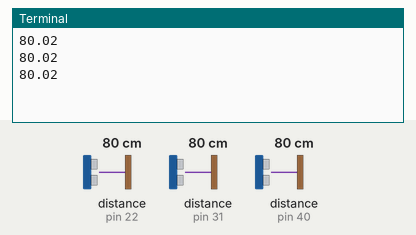
This program was run on a simulated Raspberry Pi (header pin numbers). On the bench: the last lines printed to the terminal. The test bench sets the inputs (shaded band); at power-on: distance to the obstacle (sensors on pin 22, pin 31, pin 40) 80 cm. The echo pulse lasts 58.3 µs per cm; the clock reads 2024-03-15 10:24:30 at power-on unless the program sets it.

Above: at 1.2 s.
1.3 s: distance to the obstacle (sensor on pin 22) set to 2 cm
At 1.93 s:
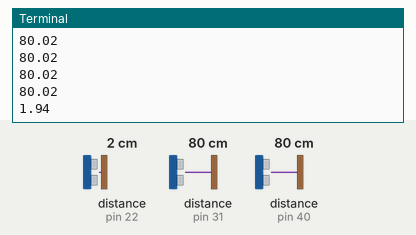
2.8 s: distance to the obstacle (sensor on pin 22) set to 4 cm
At 3.17 s:
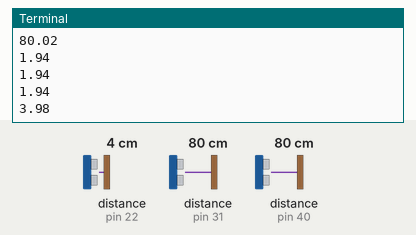
Timing chart, 0 to 5.8 s (numbered marks = the images above; inputs shaded):
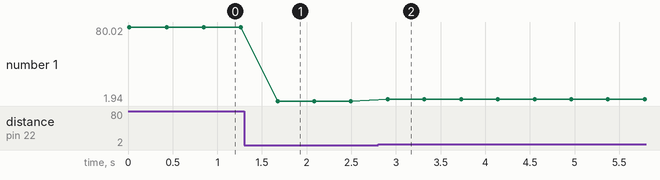

Measured:
- after the input at 1.3 s, the terminal: prints a new line after 0.37 s (image 1)
- after the input at 2.8 s, the terminal: prints a new line after 0.11 s (image 2)
- plotted number 1: 80.02 → 1.94 after the input at 1.3 s, 1.94 → 3.98 after the input at 2.8 s

The program:

UltrasonicSensor.py
```python
import RPi.GPIO as gpio
from enum import Enum
import time
from abc import ABC


class UltrasonicSensor:
    def __init__(self, TRIG_pin, ECHO_pin):
        """
        :param TRIG_pin:
        :param ECHO_pin:
        :param gpioMode: GpioMode.BOARD or GpioMode.BCM.
        """
        self.TRIG = TRIG_pin
        self.ECHO = ECHO_pin
        gpio.setwarnings(False)
        gpio.setmode(gpio.BOARD)

        gpio.setup(self.TRIG, gpio.OUT)  # Initialize TRIG - Output
        gpio.setup(self.ECHO, gpio.IN)  # Initialize ECHO - Input
        # Set trigger to LOW
        gpio.output(self.TRIG, gpio.LOW)

    def getDistance(self):
        # Send 10microsecond pulse to trigger
        gpio.output(self.TRIG, gpio.HIGH)
        time.sleep(0.00001)
        gpio.output(self.TRIG, gpio.LOW)

        start = time.time()

        while gpio.input(self.ECHO) == gpio.LOW:
            start = time.time()

        while gpio.input(self.ECHO) == gpio.HIGH:
            stop = time.time()
        elapsed = stop - start

        # Distance pulse travelled in that time is multiplied by speed of sound (cm/s).
        # But half of speed of sound cause there and back
        distance = round((elapsed * 17160), 2)
        return distance

    def getAverageDistance(self, waitTime=0.1):
        """
        Takes 3 distance measurements and gets the average distance,
        Total time for getting distance is 2*waitTime
        Reference: https://www.raspberrypi-spy.co.uk/2013/01/ultrasonic-distance-measurement-using-python-part-2/
        :param waitTime: time to wait in seoconds between each distance reading
        :return:
        """
        distance1 = self.getDistance()
        time.sleep(waitTime)
        distance2 = self.getDistance()
        time.sleep(waitTime)
        distance3 = self.getDistance()
        avg_distance = (distance1 + distance2 + distance3)/3 #take average
        return avg_distance

    def cleanup(self):
        gpio.cleanup()
        print("GPIO Cleaned up")

class UltrasonicSensorSet:
    def __init__(self, *args:UltrasonicSensor):
        """
        :param args: UltrasonicSensor objects
        """
        self.ussSet = args

    def getDistances(self):
        """
        :return: list of distances of all UltrasonicSensors in order of how passed in constructor
        """
        distances = []
        for uss in self.ussSet:
            distances.append(uss.getDistance())

        return distances

    def cleanup(self):
        gpio.cleanup()
        print("GPIO cleaned up")


if __name__ == "__main__":
    uss1 = UltrasonicSensor(29,31)
    uss2 = UltrasonicSensor(18,22)
    uss3 = UltrasonicSensor(38,40)
    frontSensors = UltrasonicSensorSet(uss1, uss2, uss3)
    try:
        while True:
            distances = frontSensors.getDistances()
            print(min(distances))
            time.sleep(0.4)
    except KeyboardInterrupt:
        frontSensors.cleanup()
        print("exiting")
```
